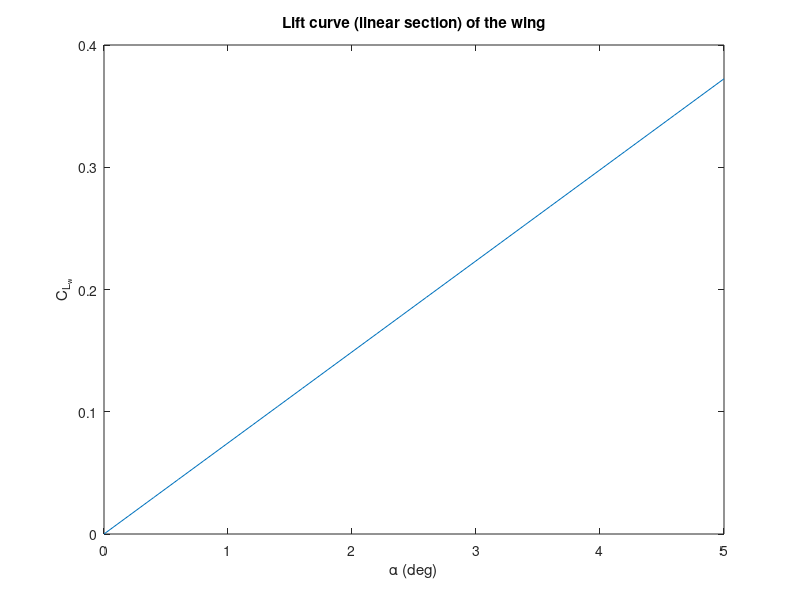
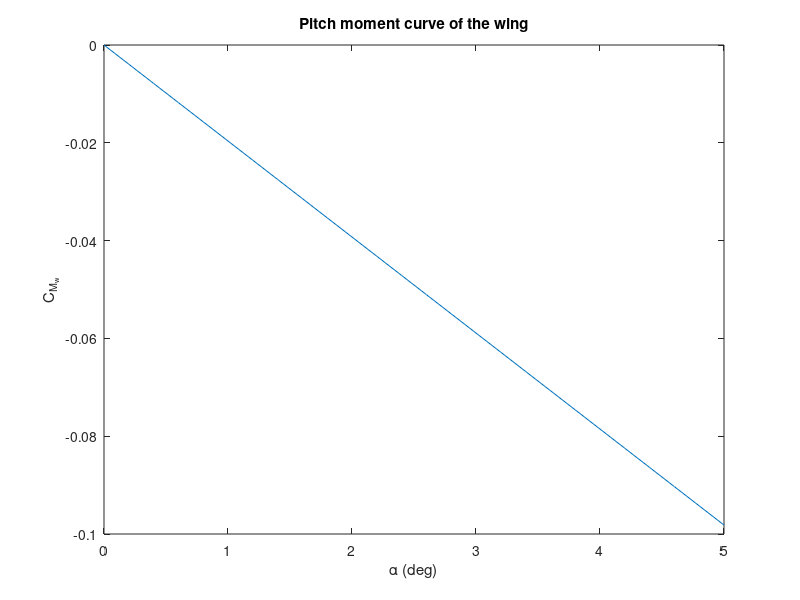
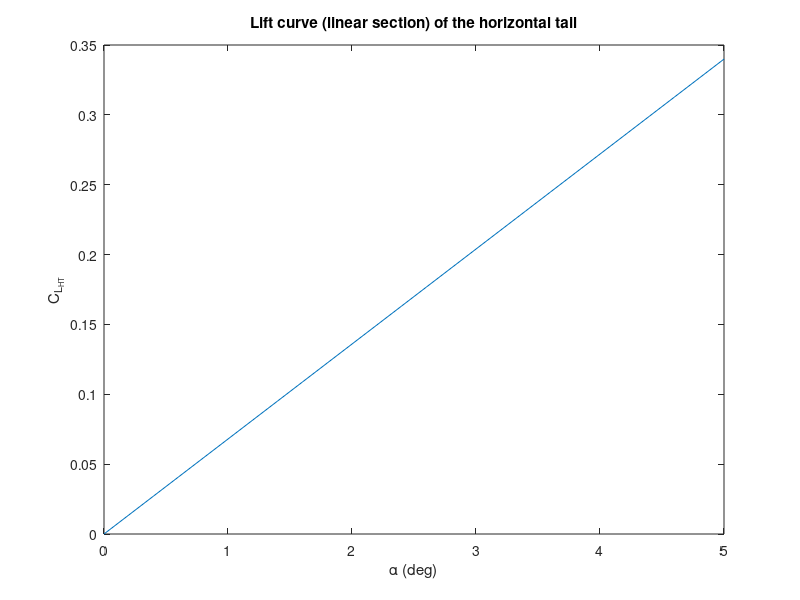
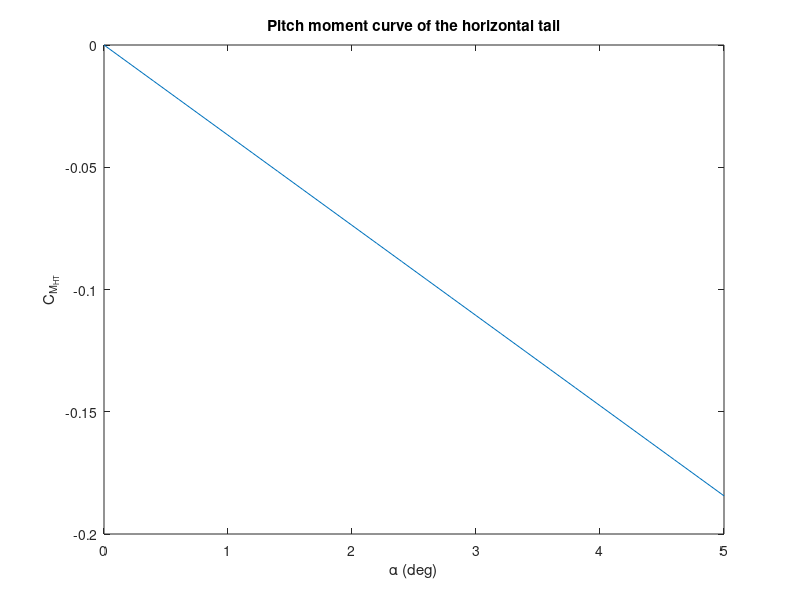

These figures' MATLAB source, in order:
%%%% BALSA WOOD GLIDER CALCULATIONS %%%%
%%%% Design limits:
% Max wingspan: 500 mm 
% Max fuselage length: 500 mm
% Max chord length = 100 mm
% Fuselage building material available: 5 x 15 x 1000 mm
% Lifting surfaces building material available: 2.5 x 100 x 1000 mm
close all; clc; clear

%% Constants and design parameters
Cl_alpha = 0.11 * 180 / pi; % Sectional lift curve slope of flat plate [rad^-1]
eps_slope = 0.1;            % (\partial \varepsilon) / (\partial \alpha)
etaHT = 1;                 % Tail effectiveness: eta_HT = qt/q

alpha = 0:0.2:5;            % Range of angles of attack calculated [deg]

%% Initial reference surface estimation
% Assume the glider has the highest values for fuselage length and
% wingspan. Rectangular planform shape:

b = 400;            % Wingspan [mm]
AR = 5;             % Aspect ratio [-]; should be between 4.5 and 7.5
c = b/AR;           % Mean chord [mm]
S = b^2/AR;         % Wing area (reference area)

xf = 420;           % Dim. of fuselage x (length)
yf = 15;            % y
zf = 5;             % z

xt = 40;            % Dim. of tail x (chord)
yt = 100;           % y 
zt = 2.5;           % z

xw = 100;           % Dim. of wingspan x
yw = b;             % y
zw = zt;            % z
    
V_t = xt*yt*zt;     % Tail volume
V_w = xw*yw*zw;     % Wing volume
V_f = xf*yf*zf;     % Fuselage volume

% Centroid calculations
xLE_w = 150;        % Position of wing LE from nose      
xj_w = 50;          % Position of wing centroid with reference to wing LE
xLE_t = 420-40;        % Position of tail LE from nose  
xj_t = 20;          % Position of tail centroid with reference to tail LE
xLE_VT = 420-40;       % Position of vertical tail LE from nose 
xj_VT = 20;         % Poistion of vertical tail centroid with reference to vertical tail LE

xi_t = xLE_t + xj_t;    % Position of wing centroid with reference to nose
xi_w = xLE_w + xj_w;    % Position of tail centroid with reference to nose
xi_VT = xLE_VT + xj_VT; % Position of vertical tail centroid with reference to nose
xi_f = xf/2;            % Position of fuselage centroid

x_cg_w = 50;            % Centre of gravity of the wing

%% Initial estimations for horizontal and vertical tail
S_H = 0.2 * S;          % Horizontal tail area
S_T = 0.5 * S_H;        % Vertical tail planform area
bt = S_H/xt;            % Span of the tail
ARt = bt^2/S_H;

Vol_w = S * 2.5;        % Wing volume
Vol_HT = S_H * 2.5;     % Horizontal tail volume
Vol_VT = S_T * 2.5;     % Vertical tail volume

% Mass addition
M = 0.005;                  % Added mass [kg]
rho_B = 120;                % Density of balsa wood [kg * m^-3]
Vol_M = M/rho_B * 10^9;     % Equivalent balsa wood volume of the added mass [mm^3]
xi_M = 10;                  % Position of the added mass with reference to the nose
x_M = xi_M - xLE_w;         % Position of the added mass with reference to wing LE


x_cg = (xi_w*Vol_w + xi_t * Vol_HT + xi_f * V_f + xi_VT * Vol_VT + x_M * Vol_M)/...
       (Vol_HT + Vol_w + V_f + Vol_VT + Vol_M);    % Centre of Mass with respect to nose
x_cg_bar = x_cg / c;    % Dimensionless centre of mass with respect to nose                 

% Centre of mass with respect to wing LE
x_cg_2 = x_cg - xLE_w;
x_cg_2_bar = x_cg_2/c;

%% Calculation of wing lift coefficient of lifting surfaces
CL_alpha_w = Cl_alpha * AR / (2+sqrt(AR^2 + 4));                  % Lift curve slope of wing eq(9-73)
CL_alpha_t = Cl_alpha * ARt / (2+sqrt(ARt^2 + 4));                % Lift curve slope of tail eq(9-73)

%% Wing Contribution
% Equations (24-67), (24-71)
x_ac_w = c/4;                                           % Aerodynamic centre of the wing
x_ac_w_bar = 1/4;                                       % Dimensionless aerodynamic centre of the wing

CL0_w = 0;                                              % Zero lift coefficient of the wing (symmetrical)
CMac_w = 0;                                             % Moment coefficient of the wing about its AC (symmetrical wing)

CM0_w = CMac_w + CL0_w * (x_cg_2_bar - x_ac_w_bar);     % Residual pitch moment coefficient of the wing (symmetrical)
CMalpha_w = CL_alpha_w * (x_cg_2_bar - x_ac_w_bar);       % Longitudinal Stability derivative of the wing (- for stability)

% CL_w plot (linear part)
CL_w = CL0_w + CL_alpha_w * deg2rad(alpha);
figure(1)
plot(alpha, CL_w);
xlabel('\alpha (deg)')
ylabel('C_{L_w}')
title('Lift curve (linear section) of the wing')

% CM_w plot
CM_w = CM0_w + CMalpha_w * deg2rad(alpha);
figure(2)
plot(alpha, CM_w);
xlabel('\alpha (deg)')
ylabel('C_{M_w}')
title('Pitch moment curve of the wing')

%% Horizontal Tail Contribution
% Equations (24-68) and (24-73)
x_ac_HT = xt/4 + xLE_t - xLE_w;                         % Aerodynamic centre of the tail
x_ac_HT_bar = x_ac_HT / c;

CL0_HT = 0;                                             % Zero lift coefficient of the wing (symmetrical)
CMac_HT = 0;                                            % Moment coefficient of the wing about its AC (symmetrical wing)   

l_HT_bar = (x_ac_HT - x_cg_2)/c;                        % Distance from CG to AC_HT

CM0_HT = CMac_HT + CL0_HT * (l_HT_bar);                 % Residual pitch moment coefficient of the HT (symmetrical)

VHT = S_H*l_HT_bar/S;                                   % Horizontal tail volume
CMalpha_HT = -etaHT * VHT * CL_alpha_t * (1-eps_slope);   % Longitudinal Stability derivative of the HT (- for stability)

% CL_HT plot (linear part)
CL_HT = CL0_HT + CL_alpha_t * deg2rad(alpha);
figure(3)
plot(alpha, CL_HT);
xlabel('\alpha (deg)')
ylabel('C_{L_{HT}}')
title('Lift curve (linear section) of the horizontal tail')

% CM_HT plot
CM_HT = CM0_HT + CMalpha_HT * deg2rad(alpha);
figure(4)
plot(alpha, CM_HT);
xlabel('\alpha (deg)')
ylabel('C_{M_{HT}}')
title('Pitch moment curve of the horizontal tail')

%% Stick-fixed longitudinal stability
i_w = 0;                                            % Wing incidence angle
i_t = deg2rad(-0.5);                                            % Tail incidence angle

% Aerodynamic centre of glider CHECK THE ORIGIN OF THIS!
x_ac_bar = (x_ac_w_bar + CL_alpha_t/CL_alpha_w * etaHT * S_H/S * x_ac_HT_bar * (1-eps_slope))/...
            (1+CL_alpha_t/CL_alpha_w * etaHT * S_H/S * (1-eps_slope)); 

dfus = 2*sqrt((yf/2)^2 + (zf/2)^2);                 % "Diameter" of the fuselage
K_WB = 1 + 0.025 * (dfus/b) - 0.25 * (dfus/b)^2;    % Fuselage correction factor                 

CL0 = CL0_w + etaHT * S_H/S * CL0_HT;                                                   % Zero lift coefficient of glider
CLalpha = K_WB * CL_alpha_w + etaHT * S_H/S * CL_alpha_t * (1-eps_slope);                   % Slope of lift curve of glider
CM0 = CM0_w + etaHT * VHT * CL_alpha_t * (i_w - i_t);                                     % Residual moment coefficient of glider
CMalpha = CL_alpha_w * (x_cg_2_bar - x_ac_bar) - etaHT * VHT * CL_alpha_t * (1-eps_slope);   % Longitudinal stability of glider
CMalpha_true = CMalpha * pi/180

% CL_TOT plot (linear part)
CL = CL0 + CLalpha * deg2rad(alpha);
figure(5)
plot(alpha, CL);
xlabel('\alpha (deg)')
ylabel('C_{L}')
title('Lift curve (linear section) of the glider')

% CM_TOT plot
CM = CM0 + CMalpha * deg2rad(alpha);
figure(6)
plot(alpha, CM);
xlabel('\alpha (deg)')
ylabel('C_{M}')
title('Pitch moment curve of the glider')

   
            
SM = x_ac_bar - x_cg_2_bar           % Static margin
SM_2 = -CMalpha/CLalpha

%% Trim Conditions
i_w = 1.5*pi/180;                                            % Wing incidence angle
i_t = -1*pi/180;                                            % Tail incidence angle
rho = 120;  %kg/m^3
g = 9.78;  %m/s^2

V = V_f + V_t +V_w;
W = rho*g*V*(10^(-9));   %N
x_ac_HT_bar = x_ac_HT/c;
CMih = (-CL_alpha_t)*etaHT*(S_H/S)*(x_ac_HT_bar-x_cg_bar);
CM0 = CM0_w + etaHT * VHT * CLalpha * (i_w - i_t);  
alpha_trim = (-CM0-CMih*i_t)/(CMalpha);



CLalpha0 = CL_alpha_w*i_w - CL_alpha_t*i_t*(S_H/S);
CL_trim = CLalpha0 + CLalpha*alpha_trim;
Vtrim = sqrt(2*W/(CL_trim* rho *S*10^(-6)));